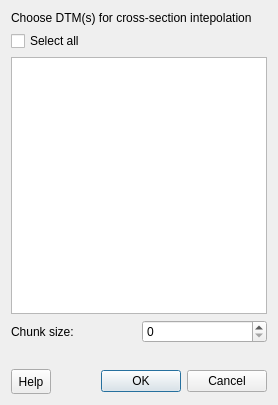
<?xml version="1.0" encoding="UTF-8"?>
<ui version="4.0">
 <class>DTMSelectionDialog</class>
 <widget class="QDialog" name="DTMSelectionDialog">
  <property name="geometry">
   <rect>
    <x>0</x>
    <y>0</y>
    <width>278</width>
    <height>405</height>
   </rect>
  </property>
  <property name="windowTitle">
   <string>DTM(s) Selection</string>
  </property>
  <property name="locale">
   <locale language="English" country="UnitedStates"/>
  </property>
  <layout class="QGridLayout" name="gridLayout">
   <item row="0" column="0">
    <layout class="QVBoxLayout" name="verticalLayout">
     <property name="bottomMargin">
      <number>0</number>
     </property>
     <item>
      <widget class="QLabel" name="label">
       <property name="text">
        <string>Choose DTM(s) for cross-section intepolation</string>
       </property>
      </widget>
     </item>
     <item>
      <widget class="QCheckBox" name="allChbox">
       <property name="text">
        <string>Select all</string>
       </property>
      </widget>
     </item>
     <item>
      <widget class="QListView" name="dtmListView">
       <property name="selectionMode">
        <enum>QAbstractItemView::MultiSelection</enum>
       </property>
       <property name="selectionBehavior">
        <enum>QAbstractItemView::SelectItems</enum>
       </property>
      </widget>
     </item>
     <item>
      <layout class="QHBoxLayout" name="horizontalLayout_2">
       <property name="bottomMargin">
        <number>20</number>
       </property>
       <item>
        <widget class="QLabel" name="label_2">
         <property name="toolTip">
          <string>&lt;html&gt;&lt;head/&gt;&lt;body&gt;&lt;p&gt;Maximum number of raster cell values fetched at once by a database query. &lt;/p&gt;&lt;p&gt;If the number of raster cells exceeds the chunk size they are fetched successively.&lt;/p&gt;&lt;/body&gt;&lt;/html&gt;</string>
         </property>
         <property name="text">
          <string>Chunk size:</string>
         </property>
        </widget>
       </item>
       <item>
        <widget class="QSpinBox" name="chunksize">
         <property name="maximum">
          <number>999999999</number>
         </property>
         <property name="singleStep">
          <number>1000</number>
         </property>
        </widget>
       </item>
      </layout>
     </item>
     <item>
      <layout class="QHBoxLayout" name="horizontalLayout">
       <property name="topMargin">
        <number>0</number>
       </property>
       <item>
        <widget class="QToolButton" name="helpButton">
         <property name="minimumSize">
          <size>
           <width>40</width>
           <height>25</height>
          </size>
         </property>
         <property name="text">
          <string>Help</string>
         </property>
        </widget>
       </item>
       <item>
        <widget class="QDialogButtonBox" name="buttonBox">
         <property name="orientation">
          <enum>Qt::Horizontal</enum>
         </property>
         <property name="standardButtons">
          <set>QDialogButtonBox::Cancel|QDialogButtonBox::Ok</set>
         </property>
        </widget>
       </item>
      </layout>
     </item>
    </layout>
   </item>
  </layout>
 </widget>
 <resources/>
 <connections>
  <connection>
   <sender>buttonBox</sender>
   <signal>accepted()</signal>
   <receiver>DTMSelectionDialog</receiver>
   <slot>accept()</slot>
   <hints>
    <hint type="sourcelabel">
     <x>248</x>
     <y>254</y>
    </hint>
    <hint type="destinationlabel">
     <x>157</x>
     <y>274</y>
    </hint>
   </hints>
  </connection>
  <connection>
   <sender>buttonBox</sender>
   <signal>rejected()</signal>
   <receiver>DTMSelectionDialog</receiver>
   <slot>reject()</slot>
   <hints>
    <hint type="sourcelabel">
     <x>316</x>
     <y>260</y>
    </hint>
    <hint type="destinationlabel">
     <x>286</x>
     <y>274</y>
    </hint>
   </hints>
  </connection>
 </connections>
</ui>
